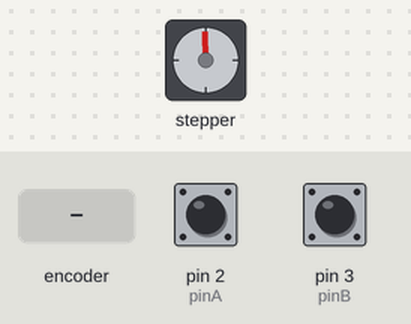
A sketch run on a simulated Arduino Uno, built with avr-gcc and run on an emulated ATmega328P. Shown: stepper motor. Wiring (inferred from the names in the program): stepper motor driver (200 steps per turn assumed): step pin 6; direction pin 7; enable pin 8. The inputs (shaded band) are chosen by the test bench; at power-on: pin 2 (pinA) HIGH, pin 3 (pinB) HIGH. What the sketch prints to the serial monitor is not drawn.

Above: at 0.15 s.
At 1.2 s:
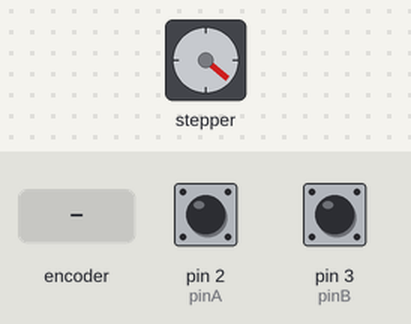
1.3 s: rotary encoder on pin 2 (pinA) / pin 3 (pinB) turned 2 steps (second pin leading)
At 1.65 s:
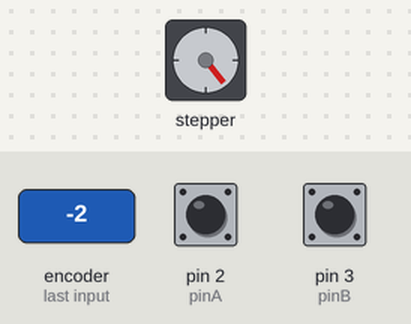
Timing chart, 0 to 19.8 s (numbered marks = the images above; inputs shaded):
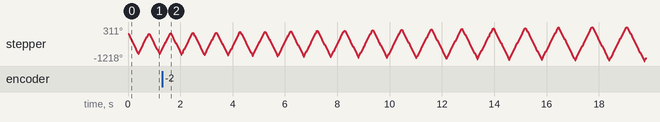

The sketch:

encoder360.ino
```cpp
#define BalDeg1 4
#define BalDeg2 160
#define mLeft  0
#define mRight 1
#define mSlow  750
#define mFast  750
#define MaxMoveLength 1000
#define ResetMoveLength 500
#define RailLength  1200
#define MoveLengthIncrement 10


//PIN Defination
const int pinA = 2;
const int pinB = 3;
const int stepPin = 6;
const int dirPin = 7;
const int enPin = 8;

//Encoder Variables
volatile int lastEncoded = 0;
volatile int encoderValue = 0;
int eValue = 0;
int eValueA = 0;

long lastencoderValue = 0;
int lastMSB = 0;
int lastLSB = 0;

//Pendulum Variables
boolean PDir = false;
boolean SDir = false;

int MovPos = 0;
int MovLen = ResetMoveLength;
int AbsPos = 0;
int skipCnt = 0;

void setup(){
  Serial.begin (9600);

  //Motor Controller Pins
  pinMode(stepPin,OUTPUT);
  pinMode(dirPin,OUTPUT);
  pinMode(enPin,OUTPUT);
  digitalWrite(enPin,HIGH);

  //Encoder Pins
  pinMode(pinA, INPUT_PULLUP);
  pinMode(pinB, INPUT_PULLUP);

  //call updateEncoder() when any  Change (high/low) occurs on interrupt 0(pin 2), or interrupt 1(pin 3)
  attachInterrupt(digitalPinToInterrupt(pinA), updateEncoder, CHANGE);
  attachInterrupt(digitalPinToInterrupt(pinB), updateEncoder, CHANGE);

   Serial.println("BEGIN");
}

void updateEncoder(){
  int MSB = digitalRead(pinA); //MSB = most significant bit
  int LSB = digitalRead(pinB); //LSB = least significant bit

  int encoded = (MSB << 1) | LSB; //converting the 2 pin value to single number
  int sum  = (lastEncoded << 2) | encoded; //adding it to the previous encoded value

  if(sum == 0b1101 || sum == 0b0100 || sum == 0b0010 || sum == 0b1011){
    PDir = true;
    encoderValue ++;
    if(encoderValue > 1440){
       encoderValue = encoderValue - 1440;
    }
  }else if(sum == 0b1110 || sum == 0b0111 || sum == 0b0001 || sum == 0b1000){
    PDir = false;
    encoderValue --;
    if(encoderValue < -1440){
       encoderValue = encoderValue + 1440;
    }
  }
  lastEncoded = encoded; //store this value for next time
}

inline static void MoveMotor(int Dir, int Delay){
  digitalWrite(dirPin, Dir);
  digitalWrite(enPin, LOW);

  digitalWrite(stepPin,HIGH);
  delayMicroseconds(1);

  digitalWrite(stepPin,LOW);
  delayMicroseconds(Delay);

//  digitalWrite(enPin,HIGH);
  if(Dir){
    AbsPos++;
  }else{
    AbsPos--;
  }
}

inline static void MoveToCenter(){
  if(AbsPos < 0){
    SDir = true;
  }else{
    SDir = false;
  }
  while(AbsPos != 0){
    MoveMotor(SDir, 1000);
  }
  MovPos = 0;
  MovLen = ResetMoveLength;
}

void loop() {
  eValue = encoderValue;
  eValueA = abs(eValue);
  if(abs(AbsPos) > RailLength){
    MoveToCenter();
  }else if((eValueA > (720 - BalDeg1)) && (eValueA < (720 + BalDeg1))){ //Pendulum is in Balanced Zone i.e. 1~2 degree variation from upright position. Don't Move Motor
    skipCnt = 500;
  }else if((eValueA > (720 - BalDeg2)) && (eValueA < (720 + BalDeg2))){ //Pendulum is in Balancing Zone i.e. 10 degree varation
    if(eValue < -720){
      MoveMotor(mLeft, mFast);
    }else if(eValue < -720 + BalDeg2){
      MoveMotor(mRight, mFast);
    }else if(eValue < 720){
      MoveMotor(mLeft, mFast);
    }else if(eValue < 720 + BalDeg2){
      MoveMotor(mRight, mFast);
    }
    skipCnt = 500;
  }else{                                                              //Pendulum not in Balancing Zone. Swing the pendulum to get in balancing Zone
    if(MovPos < MovLen){                                              //Keep moving Motor in present Swing direction
      MovPos++;
    }else{                      //Change direction and (Reset to High frequency by Resetting MoveLenght OR Decrease the frequency by increasing MoveLenght)
      SDir = !SDir;
      if(MovPos > MaxMoveLength){                                     //Restart to High frequency Movement of pendulum
        MoveToCenter();
      }else{
        delay(5);
        MovPos = 0;
        MovLen = MovLen + MoveLengthIncrement;   //Decrease the frequency by Increasing the Movement Lenght to get the pendulum upright
      }
    }
    if(skipCnt == 0){
      MoveMotor(SDir, mSlow);
    }else{      //Wait for the pendulum to be stable
      skipCnt--;
      delay(1);
    }
  }
}
```
